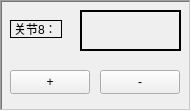
     <widget class="QFrame" name="robotframe8">
      <property name="enabled">
       <bool>true</bool>
      </property>
      <property name="geometry">
       <rect>
        <x>220</x>
        <y>150</y>
        <width>191</width>
        <height>111</height>
       </rect>
      </property>
      <property name="sizePolicy">
       <sizepolicy hsizetype="Fixed" vsizetype="Fixed">
        <horstretch>0</horstretch>
        <verstretch>0</verstretch>
       </sizepolicy>
      </property>
      <property name="frameShape">
       <enum>QFrame::WinPanel</enum>
      </property>
      <property name="frameShadow">
       <enum>QFrame::Sunken</enum>
      </property>
      <widget class="QPushButton" name="pushButton_27">
       <property name="geometry">
        <rect>
         <x>10</x>
         <y>70</y>
         <width>80</width>
         <height>24</height>
        </rect>
       </property>
       <property name="sizePolicy">
        <sizepolicy hsizetype="Fixed" vsizetype="Fixed">
         <horstretch>0</horstretch>
         <verstretch>0</verstretch>
        </sizepolicy>
       </property>
       <property name="text">
        <string>+</string>
       </property>
      </widget>
      <widget class="QPushButton" name="pushButton_28">
       <property name="geometry">
        <rect>
         <x>100</x>
         <y>70</y>
         <width>80</width>
         <height>24</height>
        </rect>
       </property>
       <property name="sizePolicy">
        <sizepolicy hsizetype="Fixed" vsizetype="Fixed">
         <horstretch>0</horstretch>
         <verstretch>0</verstretch>
        </sizepolicy>
       </property>
       <property name="text">
        <string>-</string>
       </property>
      </widget>
      <widget class="QLabel" name="axisposition8">
       <property name="enabled">
        <bool>true</bool>
       </property>
       <property name="geometry">
        <rect>
         <x>80</x>
         <y>10</y>
         <width>101</width>
         <height>41</height>
        </rect>
       </property>
       <property name="sizePolicy">
        <sizepolicy hsizetype="Fixed" vsizetype="Fixed">
         <horstretch>0</horstretch>
         <verstretch>0</verstretch>
        </sizepolicy>
       </property>
       <property name="frameShape">
        <enum>QFrame::WinPanel</enum>
       </property>
       <property name="frameShadow">
        <enum>QFrame::Plain</enum>
       </property>
       <property name="text">
        <string/>
       </property>
      </widget>
      <widget class="QLabel" name="axisname8">
       <property name="geometry">
        <rect>
         <x>10</x>
         <y>20</y>
         <width>52</width>
         <height>18</height>
        </rect>
       </property>
       <property name="sizePolicy">
        <sizepolicy hsizetype="Fixed" vsizetype="Fixed">
         <horstretch>0</horstretch>
         <verstretch>0</verstretch>
        </sizepolicy>
       </property>
       <property name="frameShape">
        <enum>QFrame::Box</enum>
       </property>
       <property name="text">
        <string>关节8：</string>
       </property>
      </widget>
     </widget>
